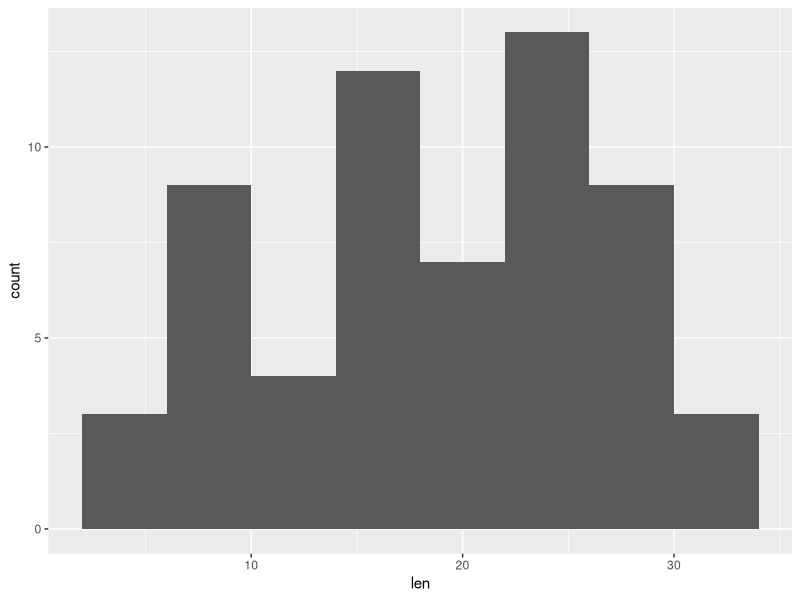
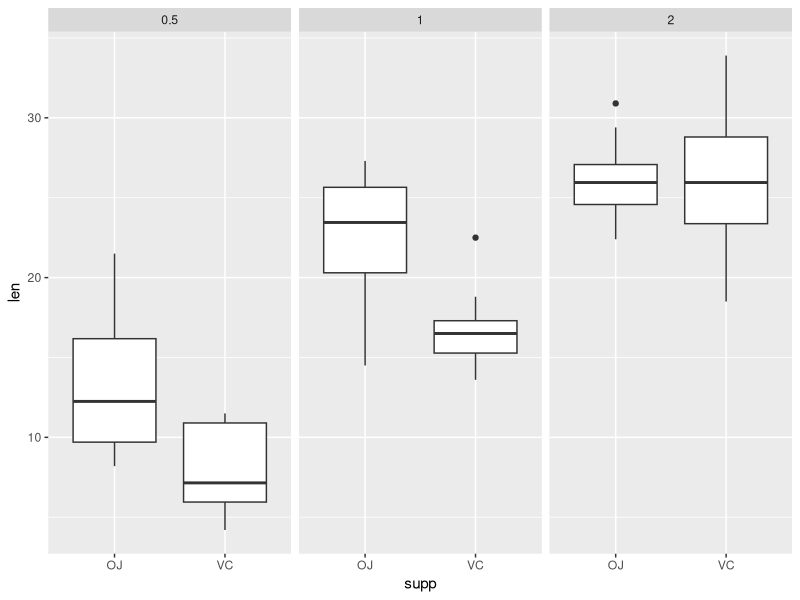

The R source for these figures, in order: (Note: this script raises an error after producing the figures.)
# 0. Intro ----------------------------------------------------------------
# Use simulation to explore inference and do some simple inferential data 
# analysis. 
# The project consists of two parts:
#
# 1. A simulation exercise.
# 2. Basic inferential data analysis.
#
# Each pdf report should be no more than 3 pages with 3 pages of 
# supporting appendix material
# 

# 1. Librarys -------------------------------------------------------------
library(ggplot2)
library(dplyr)

# 2.1 Exploratory plots ---------------------------------------------------
data("ToothGrowth")
tooth <- tbl_df(ToothGrowth)

summary(tooth)
glimpse(tooth)

levels(tooth$supp)

ggplot(tooth, aes(len)) + geom_histogram(binwidth = 4)
ggplot(tooth, aes(supp, len, factor(dose))) + geom_boxplot() + facet_grid(. ~ dose)


# 2.2 CI T test -----------------------------------------------------------
fit <- lm(len ~ supp + dose, data = tooth)

t.test(len ~ supp, paired = FALSE, data = tooth)
t.test(len ~ dose, data = tooth)

